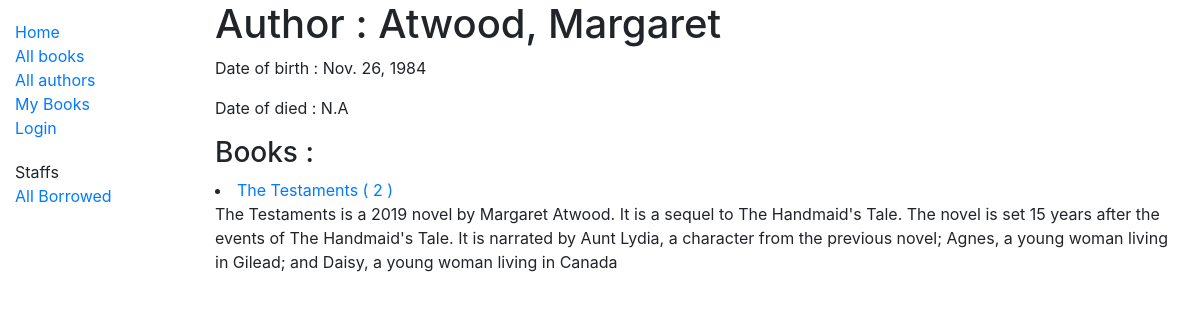
/catalog/author/2, run on the app's committed database.
### catalog/models.py (models this page shows, shortened)
class Author(models.Model):
    first_name = models.CharField(max_length=100)
    last_name = models.CharField(max_length=100)
    date_of_birth = models.DateField(null=True, blank=True)
    date_of_death = models.DateField('died', null=True, blank=True)
    class Meta:
        ordering = ['last_name', 'first_name']
    def __str__(self):
        return '{0}, {1}'.format(self.last_name, self.first_name)

class Book(models.Model):
    title = models.CharField(max_length=200)
    author = models.ForeignKey('Author', on_delete=models.SET_NULL, null=True)
    summary = models.TextField(max_length=1000, help_text="Enter a brief description of the book")
    isbn = models.CharField('ISBN', max_length=13,
                            help_text='13 Character <a href="https://www.isbn-international.org/content/what-isbn'
                                      '">ISBN number</a>')
    genre = models.ManyToManyField(Genre, help_text="Select a genre for this book")
    language = models.ForeignKey('Language', on_delete=models.SET_NULL, null=True)
    book_image = models.ImageField(null=True, blank=True, upload_to="abc/")
    def display_genre(self):
        """Creates a string for the Genre. This is required to display genre in Admin."""
        return ', '.join([genre.name for genre in self.genre.all()[:3]])
    display_genre.short_description = 'Genre'
    def get_absolute_url(self):
        return reverse('book-detail', args=[str(self.id)])

### catalog/views.py (the view)
# urls.py: path('author/<int:pk>', views.AuthorDetailView.as_view(), name='author-detail'),
class AuthorDetailView(generic.DetailView):
	model = Author

### catalog/templates/catalog/author_detail.html
{% extends 'base_generic.html' %}
{% block content %}
	<h1>Author : {{ author }}</h1>
	<p>Date of birth : {{ author.date_of_birth }}</p>
	<p>Date of died : {% if author.date_of_death %} {{ author.date_of_death }} {% else %} N.A {% endif %}</p>
<h3>Books : </h3>
	{% if author.book_set.all %}
		{% for single_book in author.book_set.all %}
			<li>
				<a href="{{ single_book.get_absolute_url }}">{{ single_book.title }} ( {{ single_book.bookinstance_set.count }} )</a>
				<p> {{ single_book.summary }} </p>
			</li>
		{% endfor %}
	{% else %}
		<div class="alert alert-danger">Sorry no books found for this author.</div>
	{% endif %}
{% endblock %}

### data on the page
Author: last_name+first_name "Atwood, Margaret", date_of_birth "Nov. 26, 1984"
Book: title "The Testaments", bookinstance_set.count "2", summary "The Testaments is a 2019 novel by Margaret Atwood. It is a sequel to The Handmaid's Tale. The novel is set 15 years after the events of The Handmaid's Tale. It is narrated by Aunt Lydia, a character from the previous novel; Agnes, a young woman living in Gilead; and Daisy, a young woman living in Canada"
